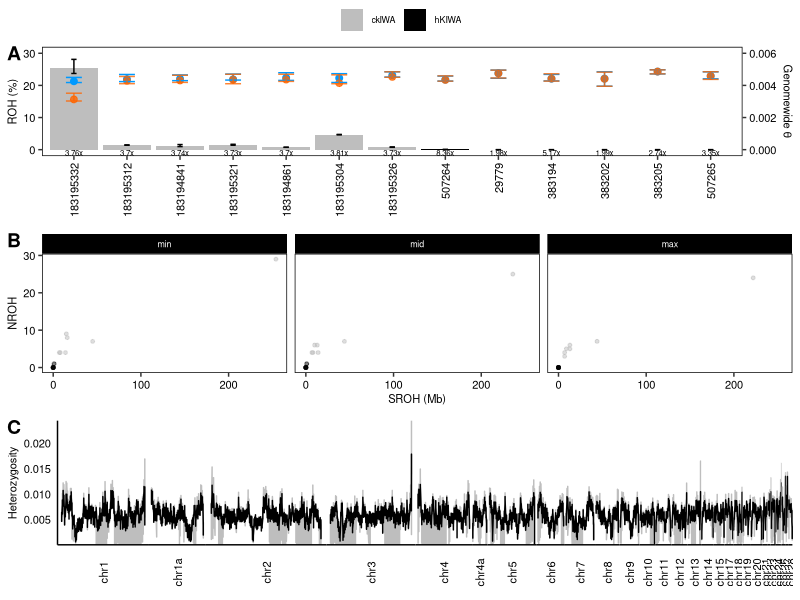

Here is the R script that generated this plot:
## ---- chunk 1
knitr::opts_chunk$set(echo = TRUE)
library(ggplot2)
library(tidyverse)
library(dplyr)
library(ggpubr)
## ---- chunk 2
setwd("~/Desktop/KROH/data/rohan")

#ROHan Coverage
cov <- read.table("rohan_cov.txt", header=FALSE)
colnames(cov) <- c("sample", "cov")
cov$cov <- round(cov$cov,2)
cov$cov <- paste0(cov$cov, "x")

#Segments in ROH (%)
roh <- read.table("percent_ROH.txt", header=TRUE)
colnames(roh) <- c("sample", "fROH", "CI")
roh$sample <- as.character(roh$sample)
roh$pop <- c(rep("ckIWA",7), rep("hKIWA",6))
roh$CI <- gsub("[()]", "", roh$CI)
roh <- separate(data=roh, col="CI", into = c("min_CI","max_CI"), sep = ",")
roh$min_CI <- as.numeric(roh$min_CI)
roh$max_CI <- as.numeric(roh$max_CI)


# Genome-wide theta outside ROH
theta_o_roh <- read.table("gw_theta_outside_ROH.txt", header=TRUE)

# Genome-wide theta including ROH
theta_inc_roh <- read.table("gw_theta_inc_ROH.txt", header=TRUE)
colnames(theta_inc_roh) <- c("sample","mid","min","max")

#Merge Data
tmp1 <- merge(cov,roh,by="sample")
tmp2 <- merge(theta_o_roh, theta_inc_roh, by="sample")
roh_theta <- merge(tmp1, tmp2, by="sample")
roh_theta$sample <- factor(roh_theta$sample,
                     levels = c("183195332","183195312","183194841",
                                "183195321","183194861","183195304",
                                "183195326","507264","29779", 
                                "383194", "383202","383205","507265"))


#nroh_sroh
nroh_sroh <- read.csv("nroh_sroh.txt", header=TRUE, fill = TRUE)
nroh_sroh[is.na(nroh_sroh)] <- 0
nroh_sroh$pop <- c(rep("ckIWA",21), rep("hKIWA",18))
nroh_sroh$hmm_posterior_decoding <- factor(nroh_sroh$hmm_posterior_decoding,
                                           levels = c("min","mid","max"))

#Heterozygosity
h <- read.table("het.txt", header=TRUE)
## ---- chunk 3
roh_theta_plot <- 
  ggplot(roh_theta, aes(x=sample, y=fROH, fill=pop)) +
  geom_bar(stat="identity") +
  geom_errorbar(aes(ymin=min_CI, ymax=max_CI),
                color="black",
                width=0.1) +
  geom_text(aes(label = cov), y=-1, size=2) +
  geom_point(aes(y = thetamid * 5000), 
             color = "#0099FF", 
             size = 2,
             alpha=1.0,
             show.legend = FALSE) +
  geom_point(aes(y = mid * 5000), 
             color = "#FF6600", 
             size = 2,
             alpha=0.8,
             show.legend = FALSE) +
  geom_errorbar(aes(y=thetamid*5000, ymin=thetamin*5000, ymax=thetamax*5000),
                color = "#0099FF",
                width = 0.3,
                alpha=1.0) +
  geom_errorbar(aes(y=mid*5000, ymin=min*5000, ymax=max*5000),
                color = "#FF6600",
                width = 0.3,
                alpha=0.8) +
  scale_fill_manual(values=c("gray","black")) +
  scale_y_continuous(name="ROH (%)", expand=c(0,2), limits=c(0,30),
                     sec.axis=sec_axis(~./5000,name=expression("Genomewide "*theta))) +
  labs(x = NULL) +
  theme(
    panel.background = element_blank(),
    panel.grid = element_blank(),
    panel.border = element_rect(color = "black", fill = NA),
    legend.background = element_blank(),
    legend.title = element_blank(),
    legend.position = c(0.9,0.90),
    axis.text.x = element_text(angle = 90, hjust = 1, vjust = 0.5),
    axis.text = element_text(color="black", size=8),
    text = element_text(size = 8))
## ---- chunk 4
nroh_sroh_plot <- 
  ggplot(nroh_sroh, aes(x = sroh/1e6, y = nroh, color = pop)) +
  geom_point(size = 1, alpha=0.5) +
  scale_color_manual(values = c("gray", "black")) +
  facet_wrap(~hmm_posterior_decoding, ncol = 3) +
  xlab("SROH (Mb)") +
  ylab("NROH") +
  theme(
    panel.background = element_blank(),
    panel.grid = element_blank(),
    panel.border = element_rect(color = "black", fill = NA),
    legend.background = element_blank(),
    legend.title = element_blank(),
    legend.position = "none", 
    strip.text = element_text(color="white"),
    strip.background = element_rect(fill="black", color=NA),
    axis.text = element_text(color="black", size=8),
    text = element_text(size = 8))
## ---- chunk 5
h$chrom <- factor(h$chrom, levels = unique(h$chrom))

h_plot <- 
  ggplot(h, aes(x = end, y = h, color=pop)) +
  geom_line() + 
  scale_y_continuous(expand = c(0,0)) +
  scale_color_manual(values=c("gray","black")) +
  facet_grid(. ~ chrom, scales = "free_x", space = "free_x", switch="x") +
  ylab("Heterozygosity") +
  theme(axis.line = element_line(color="black"),
        axis.ticks = element_blank(),
        #axis.text.y = element_text(size=8, color="blue"),
        axis.title.x = element_blank(),
        axis.text.x = element_blank(),
        strip.text.x = element_text(angle=90, vjust = 0.5, size=8, color="black"),
        strip.placement = "outside",
        strip.background = element_blank(),
        panel.background = element_blank(), 
        panel.border = element_blank(),
        panel.spacing = unit(0.0, 'points'),
        panel.grid.major = element_blank(),
        panel.grid.minor = element_blank(),
        legend.title = element_blank(),
        legend.background = element_blank(),
        legend.key = element_rect(fill = "white", color = NA),
        axis.text = element_text(color="black", size=8),
        text = element_text(size = 8)) 
## ---- chunk 6

rohan_plots <- ggarrange(roh_theta_plot,
          nroh_sroh_plot,
          h_plot,
          ncol=1,
          nrow=3,
          labels = c("A","B","C"),
          common.legend = TRUE)


ggsave(filename = "rohan.png",
       plot = rohan_plots, 
       width = 4.5,
       height = 6.5,
       units = "in",
       dpi = 300,
       path = "~/Desktop/KROH/figures/")


